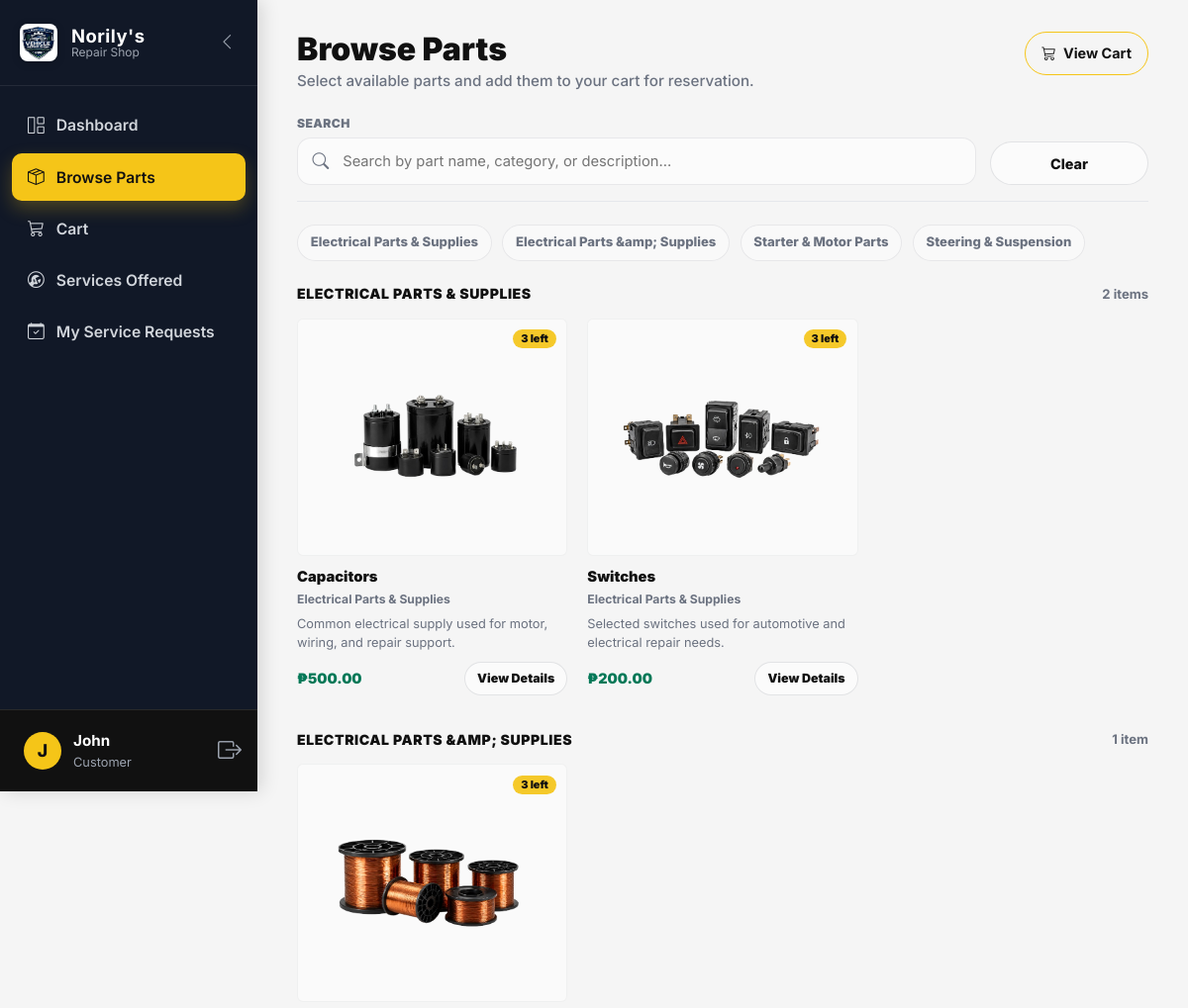
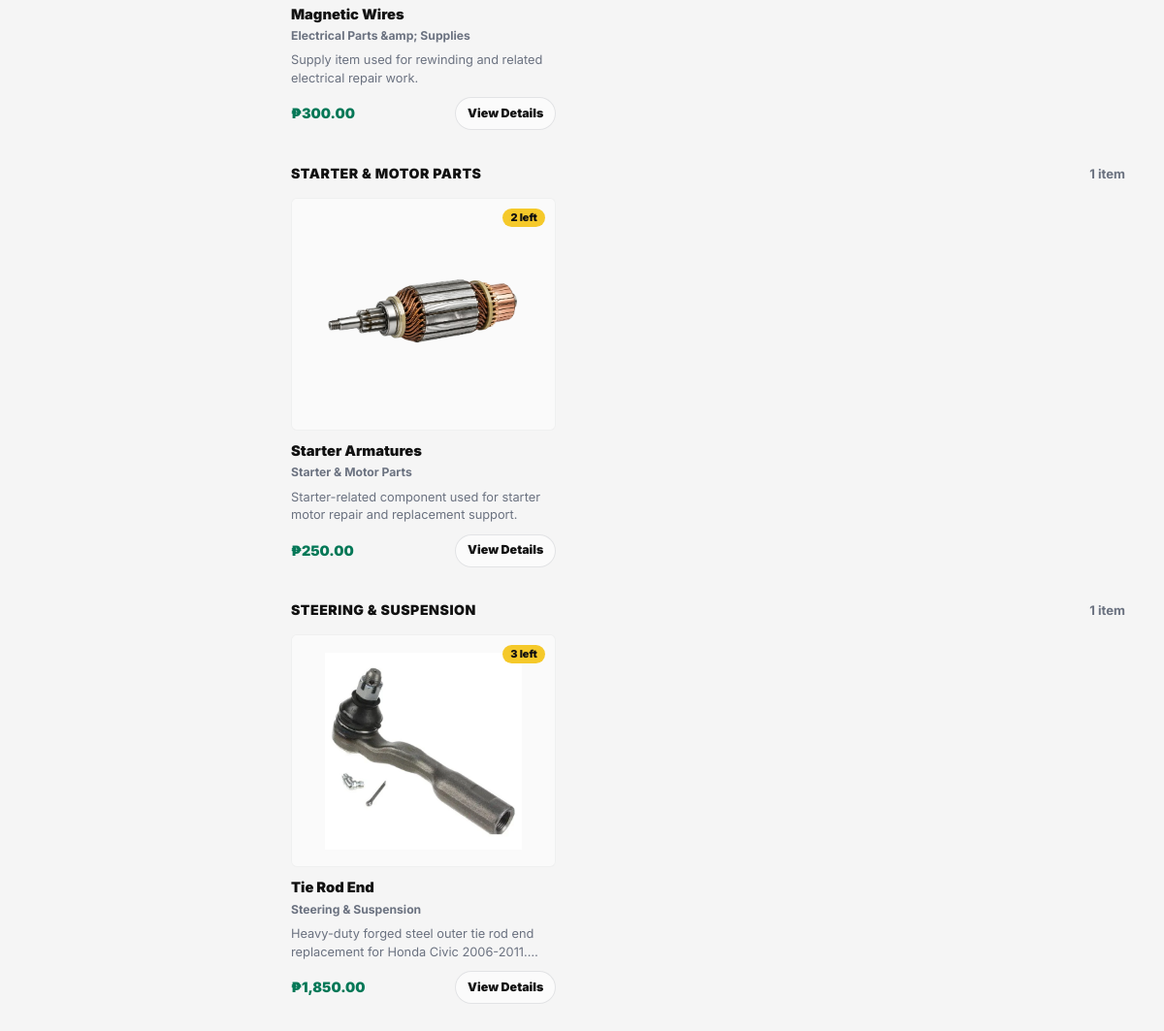
/views/customer_parts.php (signed in), run on the app's committed database (2 pictures, top to bottom).
### tables this page shows
CREATE TABLE `part` (
  `part_id` int(11) NOT NULL,
  `category` varchar(100) NOT NULL,
  `brand` varchar(100) DEFAULT NULL,
  `part_name` varchar(50) NOT NULL,
  `description` text DEFAULT NULL,
  `specification` text DEFAULT NULL,
  `compatibility` text DEFAULT NULL,
  `unit` varchar(50) DEFAULT 'piece',
  `unit_price` decimal(10,2) NOT NULL DEFAULT 0.00,
  `quantity_on_hand` smallint(6) NOT NULL DEFAULT 0,
  `low_stock_threshold` smallint(6) NOT NULL DEFAULT 3,
  `supplier_id` int(11) DEFAULT 1,
  `is_low_stock` tinyint(1) NOT NULL DEFAULT 0,
  `primary_supplier_id` int(11) DEFAULT 1,
  `is_active` tinyint(1) NOT NULL DEFAULT 1,
  `cost_price` decimal(10,2) DEFAULT NULL,
  `image` varchar(255) DEFAULT NULL,
  `full_description` text DEFAULT NULL
);

### views/customer_parts.php (the view, shortened to what this page needs)
<?php
$db = (new Database())->getConnection();
$partCategories = [];
$dbError = '';
try {
    $query = "
        SELECT
            part_id,
            category,
            part_name,
            description,
            image,
            unit_price,
            quantity_on_hand
        FROM part
        WHERE is_active = 1
        AND quantity_on_hand > 0
        ORDER BY category ASC, part_name ASC
    ";
    $stmt = $db->prepare($query);
    $stmt->execute();
    $parts = $stmt->fetchAll(PDO::FETCH_ASSOC);
    foreach ($parts as $part) {
        $partCategories[$part['category']][] = $part;
    }
} catch (Exception $e) {
    $dbError = 'Unable to load parts at the moment.';
}
function partImagePath($image)
{
    return '../assets/images/parts/' . htmlspecialchars($image);
}
?>
<!DOCTYPE html>
<html lang="en">
<head>
<link href="https://cdn.jsdelivr.net/npm/bootstrap@5.3.0/dist/css/bootstrap.min.css" rel="stylesheet">
<link rel="stylesheet" href="https://cdn.jsdelivr.net/npm/bootstrap-icons@1.11.1/font/bootstrap-icons.css">
<link rel="stylesheet" href="../assets/css/style.css">
</head>
<body>
<div class="app-wrapper">
<?php include '../includes/sidebar.php'; ?>
<main class="main-content">
    <div class="customer-parts-page">
        <div class="parts-header">
            <div>
                <h2>Browse Parts</h2>
                <p>Select available parts and add them to your cart for reservation.</p>
            </div>
            <a href="customer_cart.php" class="btn btn-outline-primary cart-pill-btn">
                <i class="bi bi-cart3"></i>
                View Cart
            </a>
        </div>
        <div class="parts-toolbar">
            <div>
                <label class="parts-filter-label" for="partsSearch">Search</label>
                <div class="parts-search-bar">
                    <i class="bi bi-search"></i>
                    <input
                        type="text"
                        id="partsSearch"
                        placeholder="Search by part name, category, or description..."
                    >
                </div>
            </div>
            <button type="button" id="clearSearch" class="parts-clear-btn">
                Clear
            </button>
        </div>
        <?php if (!$dbError && !empty($partCategories)): ?>
            <div class="category-nav">
                <?php foreach ($partCategories as $category => $parts): ?>
                    <a href="#cat-<?php echo htmlspecialchars(md5($category)); ?>" class="category-chip">
                        <?php echo htmlspecialchars($category); ?>
                    </a>
                <?php endforeach; ?>
            </div>
        <?php endif; ?>
        <?php if ($dbError): ?>
            <div class="empty-state">
                <i class="bi bi-exclamation-circle"></i>
                <div class="fw-bold mb-1">Parts unavailable</div>
                <div><?php echo htmlspecialchars($dbError); ?></div>
            </div>
        <?php else: ?>
            <?php foreach ($partCategories as $category => $parts): ?>
                <section class="parts-category" id="cat-<?php echo htmlspecialchars(md5($category)); ?>">
                    <div class="parts-category-header">
                        <h5 class="parts-category-title">
                            <?php echo htmlspecialchars($category); ?>
                        </h5>
                        <span class="parts-category-count">
                            <?php echo count($parts); ?> item<?php echo count($parts) !== 1 ? 's' : ''; ?>
                        </span>
                    </div>
                    <div class="parts-grid">
                        <?php foreach ($parts as $part): ?>
                            <div
                                class="part-card"
                                data-search="<?php echo htmlspecialchars(strtolower(
                                    $part['part_name'] . ' ' .
                                    $part['category'] . ' ' .
                                    ($part['description'] ?? '')
                                )); ?>"
                            >
                                <div class="part-image-wrap">
                                    <span class="stock-corner">
                                        <?php echo intval($part['quantity_on_hand']); ?> left
                                    </span>
                                    <img
                                        src="<?php echo partImagePath($part['image'] ?? ''); ?>"
                                        alt="<?php echo htmlspecialchars($part['part_name']); ?>"
                                    >
                                </div>
                                <div class="part-name" title="<?php echo htmlspecialchars($part['part_name']); ?>">
                                    <?php echo htmlspecialchars($part['part_name']); ?>
                                </div>
                                <div class="part-category" title="<?php echo htmlspecialchars($part['category']); ?>">
                                    <?php echo htmlspecialchars($part['category']); ?>
                                </div>
                                <div class="part-desc">
                                    <?php echo htmlspecialchars($part['description'] ?: 'No description available.'); ?>
                                </div>
                                <div class="part-footer">
                                    <span class="part-price">
                                        ₱<?php echo number_format(floatval($part['unit_price']), 2); ?>
                                    </span>
                                    <a
                                        href="customer_part_details.php?id=<?php echo intval($part['part_id']); ?>"
                                        class="part-details-link"
                                    >
                                        View Details
                                    </a>
                                </div>
                            </div>
                        <?php endforeach; ?>
                    </div>
                </section>
            <?php endforeach; ?>
        <?php endif; ?>
    </div>
</main>
</div>
</body>
</html>

### assets/css/style.css (style rules this page uses)
:root { --primary-yellow: #f5c518; --yellow-dark: #d9a900; --black: #111111; --dark-gray: #1f2937; --muted-gray: #6b7280; --light-gray: #f5f5f5; --border-light: #e5e7eb; --white: #ffffff; --success-bg: #d1fae5; --success-text: #047857; --warning-bg: #fef3c7; --warning-text: #92400e; --danger-bg: #fee2e2; --danger-text: #b91c1c; --dashboard-sidebar-bg: #111111; --dashboard-sidebar-hover: #1f1f1f; --dashboard-primary: #f5c518; --dashboard-primary-hover: #d9a900; --dashboard-primary-soft: #fff8d6; --dashboard-success: #047857; --dashboard-danger: #d72e2e; --dashboard-warning: #d97706; --dashboard-bg: #f5f5f5; --dashboard-card-bg: #ffffff; --dashboard-text-main: #111111; --dashboard-text-muted: #6b7280; --dashboard-cloud: #d1d5db; --dashboard-ocean: #f5c518; }
html { scroll-behavior: smooth; }
body { font-family: Arial, sans-serif; color: var(--black); background: var(--white); }
.app-wrapper { display: flex; min-height: 100vh; background-color: var(--dashboard-bg); color: var(--dashboard-text-main); font-family: 'Inter', system-ui, -apple-system, sans-serif; font-size: 16px; overflow-x: hidden; }
.main-content { flex-grow: 1; margin-left: 260px; padding: 2rem 2.5rem; background-color: var(--dashboard-bg); min-height: 100vh; }
.main-content h1, .main-content h2, .main-content h3, .main-content h4, .main-content h5, .main-content h6 { color: var(--dashboard-text-main); }
.app-wrapper .btn-outline-primary { color: var(--black); border-color: var(--dashboard-primary); font-weight: 700; }

### data on the page
part: quantity_on_hand "3", image (picture), part_name "Capacitors", category "Electrical Parts & Supplies", description "Common electrical supply used for motor, wiring, and repair support.", unit_price "500.00"
part: quantity_on_hand "3", image (picture), part_name "Switches", category "Electrical Parts & Supplies", description "Selected switches used for automotive and electrical repair needs.", unit_price "200.00"
part: quantity_on_hand "3", image (picture), part_name "Magnetic Wires", category "Electrical Parts &amp; Supplies", description "Supply item used for rewinding and related electrical repair work.", unit_price "300.00"
part: quantity_on_hand "2", image (picture), part_name "Starter Armatures", category "Starter & Motor Parts", description "Starter-related component used for starter motor repair and replacement support.", unit_price "250.00"
part: quantity_on_hand "3", image (picture), part_name "Tie Rod End", category "Steering & Suspension", description "Heavy-duty forged steel outer tie rod end replacement for Honda Civic…", unit_price "1,850.00"

### other printed values
$userInitial "J"
$_SESSION['first_name'] "John"
$userRole "Customer"
$category "Electrical Parts & Supplies"
$category "Electrical Parts &amp; Supplies"
$category "Starter & Motor Parts"
$category "Steering & Suspension"
$category "ELECTRICAL PARTS & SUPPLIES"
count($parts) "2"
$category "ELECTRICAL PARTS &AMP; SUPPLIES"
count($parts) "1"
$category "STARTER & MOTOR PARTS"
$category "STEERING & SUSPENSION"
